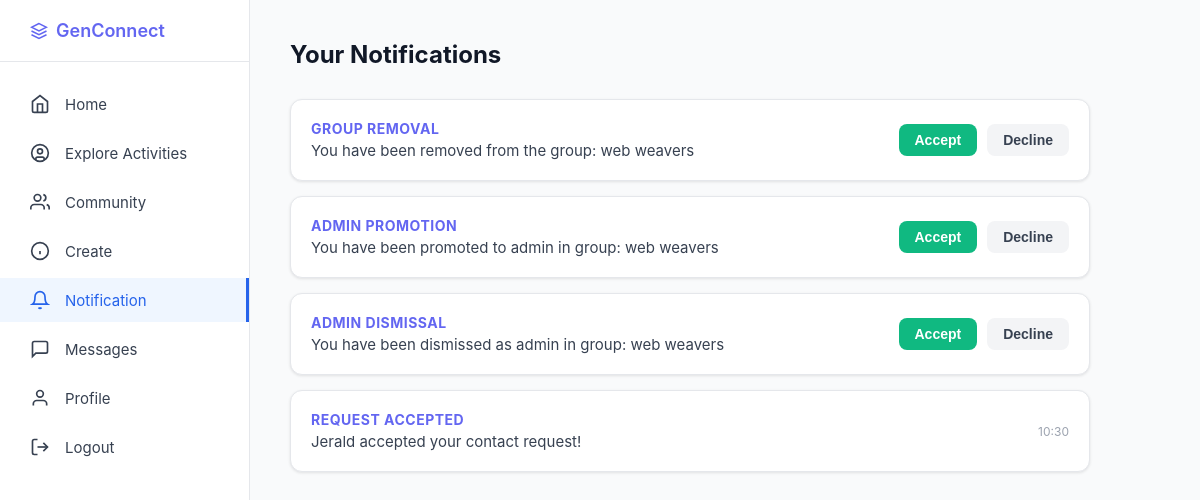
The app's page /notifications (signed in) with its own data.
### app.py (models this page shows)
class Notification(db.Model):
    __tablename__ = 'notifications'
    id = db.Column(db.Integer, primary_key=True)
    recipient_id = db.Column(db.Integer, db.ForeignKey('users.id'), nullable=False)
    sender_id = db.Column(db.Integer, db.ForeignKey('users.id'), nullable=False)
    type = db.Column(db.String(50))
    target_id = db.Column(db.Integer)
    message = db.Column(db.String(255))
    is_read = db.Column(db.Boolean, default=False)
    status = db.Column(db.String(20), default='pending')
    created_at = db.Column(db.DateTime, default=datetime.utcnow)

### app.py (the view)
@app.route('/notifications')
def notifications_page():
    if 'user_id' not in session: return redirect(url_for('login'))
    user_notifications = Notification.query.filter_by(recipient_id=session['user_id']).order_by(Notification.created_at.desc()).all()
    return render_template('notifications.html', notifications=user_notifications)

### templates/notifications.html (shortened to what this page needs)
<!DOCTYPE html>
<html lang="en">
<head>
</head>
<body>
<div class="container">
    <aside class="sidebar">
        <div class="sidebar-logo">
            <a href="/" class="logo">
                <svg viewBox="0 0 24 24" fill="none" stroke="currentColor" stroke-width="2">
                    <path d="M12 2L2 7l10 5 10-5-10-5z"/><path d="M2 17l10 5 10-5"/><path d="M2 12l10 5 10-5"/>
                </svg>
                <span>GenConnect</span>
            </a>
        </div>
        <ul class="sidebar-nav">
            <li><a href="/home"><svg viewBox="0 0 24 24" fill="none" stroke="currentColor" stroke-width="2"><path d="m3 9 9-7 9 7v11a2 2 0 0 1-2 2H5a2 2 0 0 1-2-2z"/><polyline points="9 22 9 12 15 12 15 22"/></svg><span>Home</span></a></li>
            <li><a href="#"><svg viewBox="0 0 24 24" fill="none" stroke="currentColor" stroke-width="2"><circle cx="12" cy="12" r="10"/><circle cx="12" cy="10" r="3"/><path d="M7 20.662V19a2 2 0 0 1 2-2h6a2 2 0 0 1 2 2v1.662"/></svg><span>Explore Activities</span></a></li>
            <li><a href="#"><svg viewBox="0 0 24 24" fill="none" stroke="currentColor" stroke-width="2"><path d="M17 21v-2a4 4 0 0 0-4-4H5a4 4 0 0 0-4 4v2"/><circle cx="9" cy="7" r="4"/><path d="M23 21v-2a4 4 0 0 0-3-3.87"/><path d="M16 3.13a4 4 0 0 1 0 7.75"/></svg><span>Community</span></a></li>
            <li><a href="#"><svg viewBox="0 0 24 24" fill="none" stroke="currentColor" stroke-width="2"><circle cx="12" cy="12" r="10"/><line x1="12" y1="16" x2="12" y2="12"/><line x1="12" y1="8" x2="12.01" y2="8"/></svg><span>Create</span></a></li>
            <li><a href="/notifications" class="active"><svg viewBox="0 0 24 24" fill="none" stroke="currentColor" stroke-width="2"><path d="M18 8A6 6 0 0 0 6 8c0 7-3 9-3 9h18s-3-2-3-9"/><path d="M13.73 21a2 2 0 0 1-3.46 0"/></svg><span>Notification</span></a></li>
            <li><a href="/messages"><svg viewBox="0 0 24 24" fill="none" stroke="currentColor" stroke-width="2"><path d="M21 15a2 2 0 0 1-2 2H7l-4 4V5a2 2 0 0 1 2-2h14a2 2 0 0 1 2 2z"/></svg><span>Messages</span></a></li>
            <li><a href="/profile"><svg viewBox="0 0 24 24" fill="none" stroke="currentColor" stroke-width="2"><path d="M20 21v-2a4 4 0 0 0-4-4H8a4 4 0 0 0-4 4v2"/><circle cx="12" cy="7" r="4"/></svg><span>Profile</span></a></li>
            <li><a href="/logout"><svg viewBox="0 0 24 24" fill="none" stroke="currentColor" stroke-width="2"><path d="M9 21H5a2 2 0 0 1-2-2V5a2 2 0 0 1 2-2h4"/><polyline points="16 17 21 12 16 7"/><line x1="21" y1="12" x2="9" y2="12"/></svg><span>Logout</span></a></li>
        </ul>
    </aside>
    <main class="main-content">
        <div class="page-header">
            <h2>Your Notifications</h2>
        </div>
        <div class="notif-list">
            {% for n in notifications if n.status == 'pending' or n.type in ['request_accepted', 'group_joined', 'request_rejected'] %}
            <div class="notif-card" id="notif-{{ n.id }}">
                <div class="notif-info">
                    <h4 class="{% if n.type == 'request_rejected' %}rejected{% endif %}">
                        {{ n.type.replace('_', ' ') }}
                    </h4>
                    <p>{{ n.message }}</p>
                </div>
                {% if n.status == 'pending' and n.type not in ['request_accepted', 'group_joined', 'request_rejected'] %}
                <div class="btn-group">
                    <button class="btn accept-btn" data-id="{{ n.id }}" onclick="respondToInvite(this, 'accept')">Accept</button>
                    <button class="btn reject-btn" data-id="{{ n.id }}" onclick="respondToInvite(this, 'reject')">Decline</button>
                </div>
                {% else %}
                <div style="font-size: 12px; color: #9ca3af;">{{ n.created_at.strftime('%H:%M') }}</div>
                {% endif %}
            </div>
            {% else %}
            <div class="empty-state">
                <p>No new notifications at the moment.</p>
            </div>
            {% endfor %}
        </div>
    </main>
</div>
</body>
</html>

### templates/notifications.html (style rules this page uses)
* { margin: 0; padding: 0; box-sizing: border-box; }
body { font-family: -apple-system, BlinkMacSystemFont, 'Segoe UI', Roboto, sans-serif; background-color: #f5f5f5; }
.container { display: flex; min-height: 100vh; }
.sidebar { position: fixed; left: 0; top: 0; width: 250px; height: 100vh; background-color: white; border-right: 1px solid #e5e7eb; padding: 20px 0; z-index: 100; }
.sidebar-logo { padding: 0 30px 20px; border-bottom: 1px solid #e5e7eb; margin-bottom: 20px; }
.logo { display: flex; align-items: center; gap: 8px; font-size: 18px; font-weight: 600; color: #6366f1; text-decoration: none; }
.logo svg { width: 18px; height: 18px; }
.sidebar-nav { list-style: none; }
.sidebar-nav li { margin: 5px 0; }
.sidebar-nav a { display: flex; align-items: center; gap: 15px; padding: 12px 30px; text-decoration: none; color: #374151; transition: all 0.2s; font-size: 15px; }
.sidebar-nav a.active { background-color: #eff6ff; color: #2563eb; border-right: 3px solid #2563eb; }
.sidebar-nav svg { width: 20px; height: 20px; flex-shrink: 0; }
.main-content { margin-left: 250px; flex: 1; padding: 40px; background-color: #f9fafb; min-height: 100vh; }
.page-header { margin-bottom: 30px; }
.page-header h2 { font-size: 24px; color: #111827; font-weight: 700; }
.notif-list { display: flex; flex-direction: column; gap: 15px; max-width: 800px; }
.notif-card { background: white; padding: 20px; border-radius: 12px; border: 1px solid #e5e7eb; display: flex; justify-content: space-between; align-items: center; box-shadow: 0 1px 3px rgba(0,0,0,0.1); }
.notif-info h4 { font-size: 14px; color: #6366f1; margin-bottom: 4px; text-transform: uppercase; letter-spacing: 0.5px; }
.notif-info p { font-size: 15px; color: #374151; }
.btn-group { display: flex; gap: 10px; }
.btn { padding: 8px 16px; border-radius: 8px; border: none; font-size: 14px; font-weight: 600; cursor: pointer; }
.accept-btn { background: #10b981; color: white; }
.reject-btn { background: #f3f4f6; color: #374151; }

### records on screen
Notification: type.replace "GROUP REMOVAL", message "You have been removed from the group: web weavers"
Notification: type.replace "ADMIN PROMOTION", message "You have been promoted to admin in group: web weavers"
Notification: type.replace "ADMIN DISMISSAL", message "You have been dismissed as admin in group: web weavers"
Notification: type.replace "REQUEST ACCEPTED", message "Jerald accepted your contact request!", created_at "10:30"
